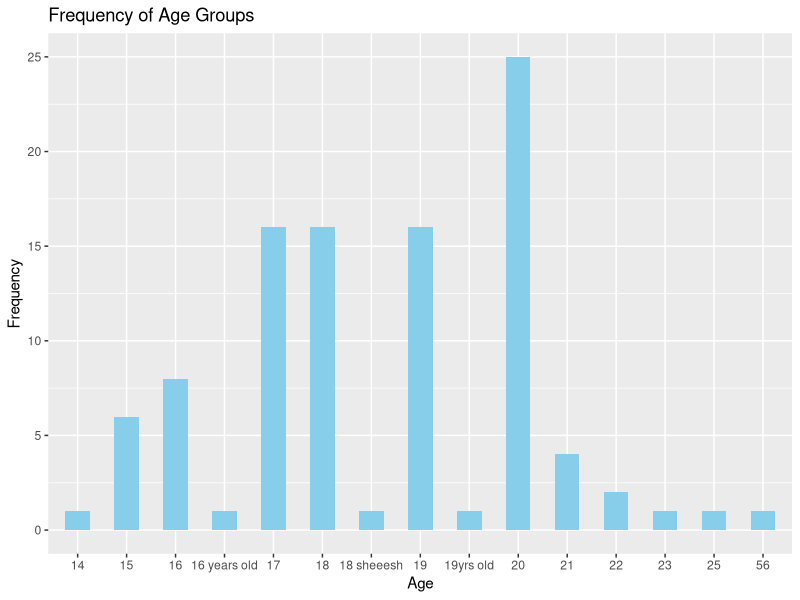
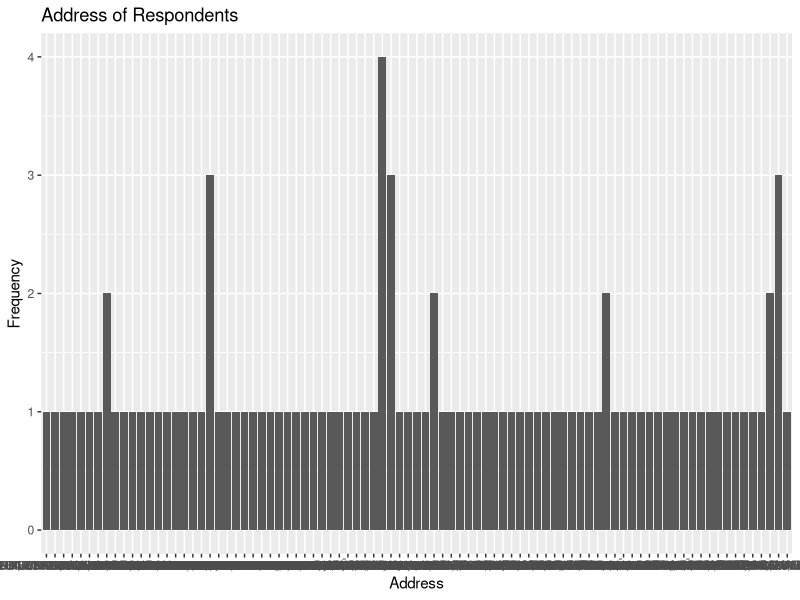
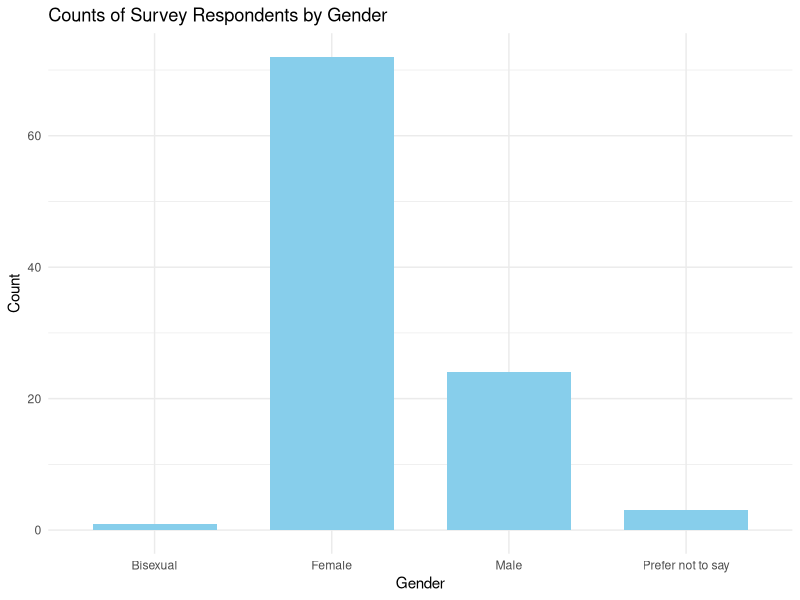
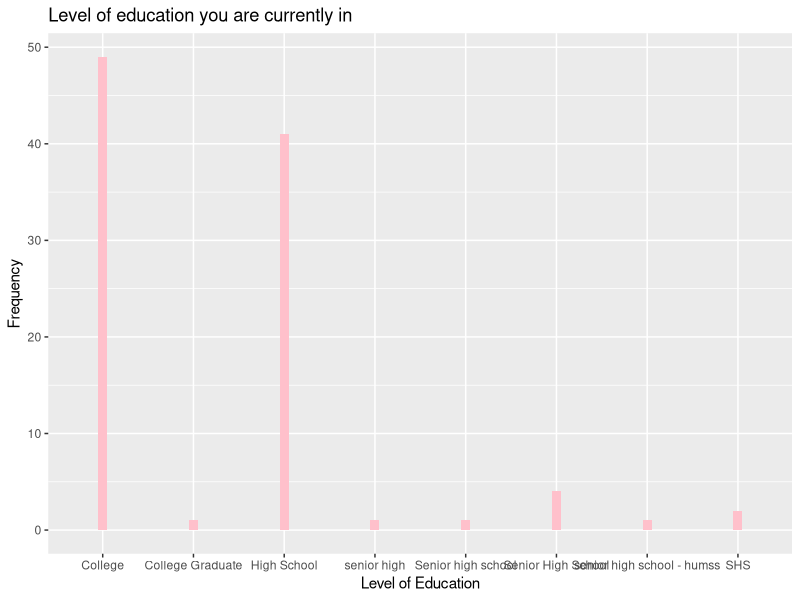
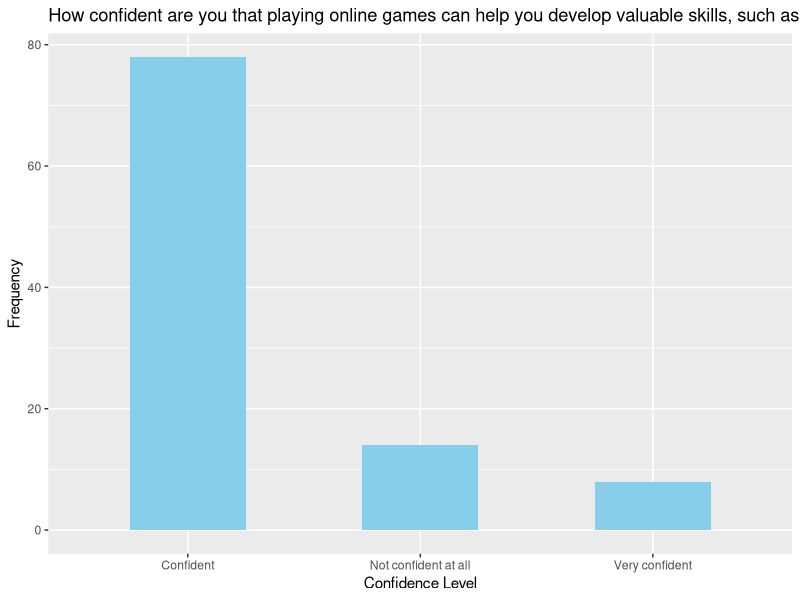
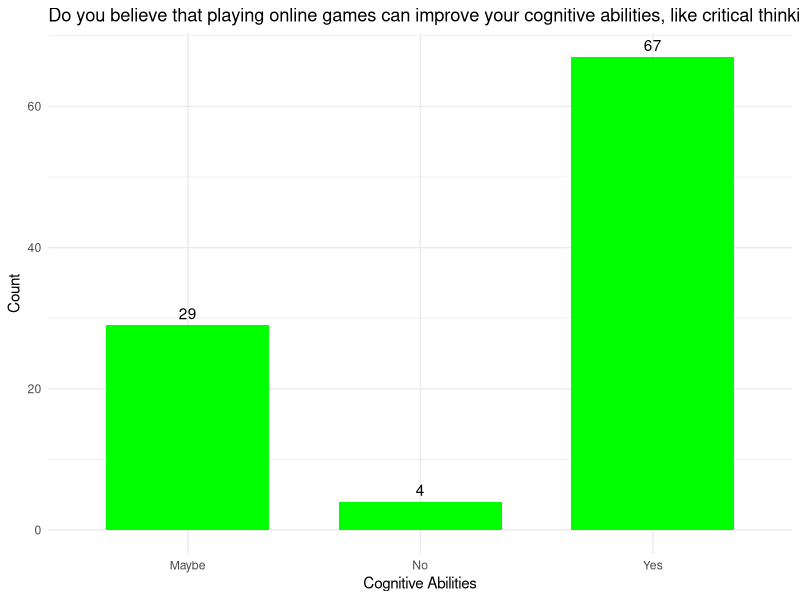
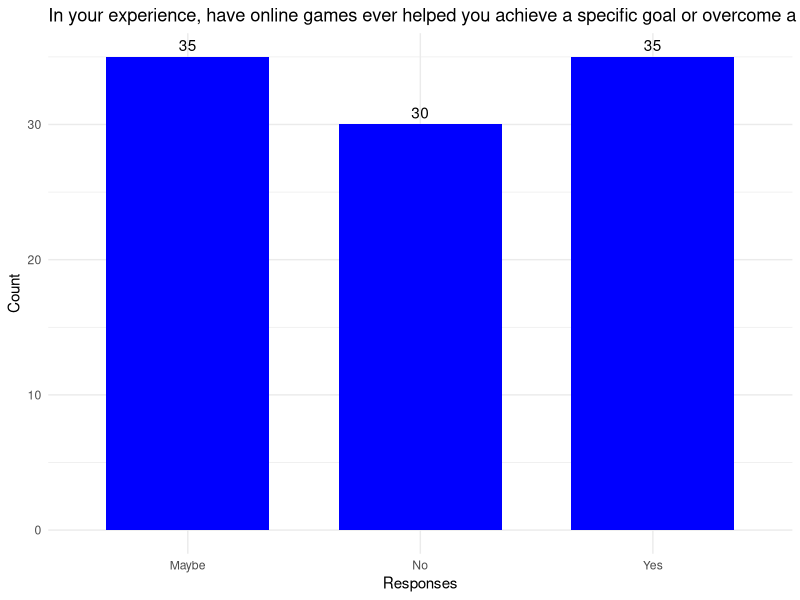

The R source for these figures, in order:
## ---- chunk 1
knitr::opts_chunk$set(echo = TRUE)
## ---- chunk 2
library(readr)
library(ggplot2)
library(dplyr)
## ---- chunk 3
survey <- read_csv("Survey_ Understanding Student Engagement in Online Gaming.csv")
View(survey)
## ---- chunk 4
numeric_cols <- sapply(survey, is.numeric) 

survey_numeric <- survey[, numeric_cols]

col_means <- colMeans(survey_numeric)
col_means
## ---- chunk 5
age <- survey %>%
  mutate(Age = as.factor(Age)) %>%
  group_by(Age) %>%
  summarise(count = n())

# geting mean and standard deviation of counts
age_summary <- age %>%
  summarise(mean_count = mean(count),
            sd_count = sd(count))

ggplot(age, aes(x = Age, y = count)) +
  geom_bar(stat = "identity", fill = "skyblue", width = 0.5) +
  labs(x = "Age", y = "Frequency", title = "Frequency of Age Groups")
## ---- chunk 6
address_data <- survey$Address 
addressdf <- data.frame(address = address_data)

addressdf$address <- toupper(trimws(addressdf$address))  

address_freq <- addressdf %>%
  group_by(address) %>%
  summarise(count = n()) %>%
  arrange(desc(count))
## ---- chunk 7
#Plotting
ggplot(address_freq, aes(x = factor(address), y = count)) +
  geom_bar(stat = "identity") +
  labs(title = "Address of Respondents", x = "Address", y = "Frequency") +
  theme(axis.text.x = element_text(angle =  , hjust =  ))
## ---- chunk 8
#geting the count of gender
(gender <- survey %>%
  mutate(Gender = as.character(Gender)) %>%  
  group_by(Gender) %>%
  summarise(count = n()))

# geting mean and standard deviation of counts
(gender_summary <- gender %>%
  summarise(mean_count = mean(count),
            sd_count = sd(count)))

ggplot(gender, aes(x = Gender, y = count)) +
  geom_bar(stat = "identity", fill = "skyblue", width = 0.7) +
  labs(
    title = "Counts of Survey Respondents by Gender",
    x = "Gender",
    y = "Count"
  ) +
  theme_minimal()
## ---- chunk 9
year_level <- survey %>% 
  mutate(`Level of education you are currently in`) %>%
  group_by(`Level of education you are currently in`) %>%
  summarise(count = n())

# Mean and standard deviation
survey_year <- year_level %>%
  summarise(mean_count = mean(count),
            sd_count = sd(count))
#plotting
ggplot(year_level, aes(x = `Level of education you are currently in`, y = count)) +
  geom_bar(stat = "identity", fill = "pink", width = 0.1) +
  labs(x = "Level of Education", y = "Frequency", title = "Level of education you are currently in")
## ---- chunk 10
name_data <- survey$`Name (optional)`
namedf <- data.frame(name = name_data) 

namedf$name <- toupper(trimws(namedf$name))  

## ---- chunk 11
library(ggplot2)

question1 <- survey %>%
  mutate(`How confident are you that playing online games can help you develop valuable skills, such as problem-solving or teamwork?` = as.character(`How confident are you that playing online games can help you develop valuable skills, such as problem-solving or teamwork?`)) %>%  
  group_by(`How confident are you that playing online games can help you develop valuable skills, such as problem-solving or teamwork?`) %>%
  summarise(count = n())

# Mean and standard deviation
survey_summary <- question1 %>%
  summarise(mean_count = mean(count),
            sd_count = sd(count))

ggplot(question1, aes(x = `How confident are you that playing online games can help you develop valuable skills, such as problem-solving or teamwork?`, y = count)) +
  geom_bar(stat = "identity", fill = "skyblue", width = 0.5) +
  labs(x = "Confidence Level", y = "Frequency", title = "How confident are you that playing online games can help you develop valuable skills, such as problem-solving or teamwork?")
## ---- chunk 12
# Correct the column names in mutate and group_by functions
q2 <- survey %>%
  mutate(`Do you believe that playing online games can improve your cognitive abilities, like critical thinking or decision-making?`) %>%
  group_by(`Do you believe that playing online games can improve your cognitive abilities, like critical thinking or decision-making?`) %>%
    summarise(count = n())

# Calculate count, mean, and standard deviation
q2_summary <- q2 %>%
  summarise(mean_count = mean(count),
            sd_count = sd(count))
q2_summary

# Plotting
ggplot(q2, aes(x = `Do you believe that playing online games can improve your cognitive abilities, like critical thinking or decision-making?`, y = count)) +
  geom_bar(stat = "identity", width = 0.7, fill = "green") +
  geom_text(aes(label = count), vjust = -0.5) + 
  labs(title = "Do you believe that playing online games can improve your cognitive abilities, like critical thinking or decision-making?",
       x = "Cognitive Abilities",
       y = "Count") +
  theme_minimal() +
  theme(legend.position = "none")  # Remove legend


## ---- chunk 13
q3 <- survey %>%
  mutate(`In your experience, have online games ever helped you achieve a specific goal or overcome a challenge (academic, social)?`) %>%
  group_by(`In your experience, have online games ever helped you achieve a specific goal or overcome a challenge (academic, social)?`) %>%
  summarise(count = n())

#get sd and mean
q3_summary <- q3 %>%
  summarise( mean_count = mean(count),
             sd_count = sd(count))

#plotting
ggplot(q3, aes(x = `In your experience, have online games ever helped you achieve a specific goal or overcome a challenge (academic, social)?`, y = count)) +
  geom_bar(stat = "identity", width = 0.7, fill = "blue") +
  geom_text(aes(label = count), vjust = -0.5) + 
  labs(title = "In your experience, have online games ever helped you achieve a specific goal or overcome a challenge (academic, social)? ",
       x = "Responses",
       y = "Count") +
  theme_minimal() +
  theme(legend.position = "none")  # Remove legend
